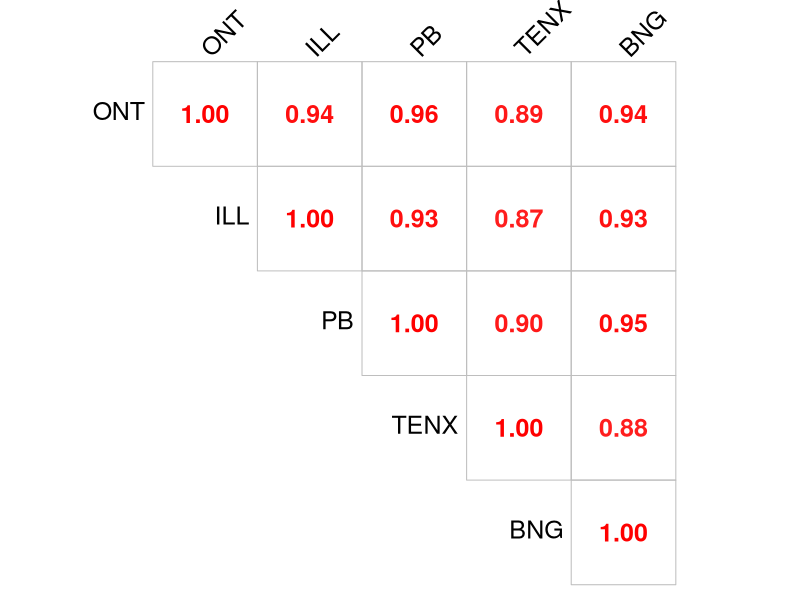

The R script that drew this image:
library(corrplot)


data <- read.table("mergedCNA.tsv",sep="\t",header=T)
data <- data[,seq(4,8,1)]


pdf("correlation_plot.pdf", height =10, width = 10)
corrplot(cor(data),method='number',shade.col=NA,
         type = "upper", number.cex = 1.5, number.digits = 2,
         tl.col='black',tl.cex = 1.5,
         tl.srt=45,addCoef.col = 'black',insig = "blank",
         col=colorRampPalette(c("blue","white","red"))(200),
         #cl.cex = 1.2, cl.lim = c(0,1), cl.align.text = "l",
         cl.pos="n"
         )
dev.off()
